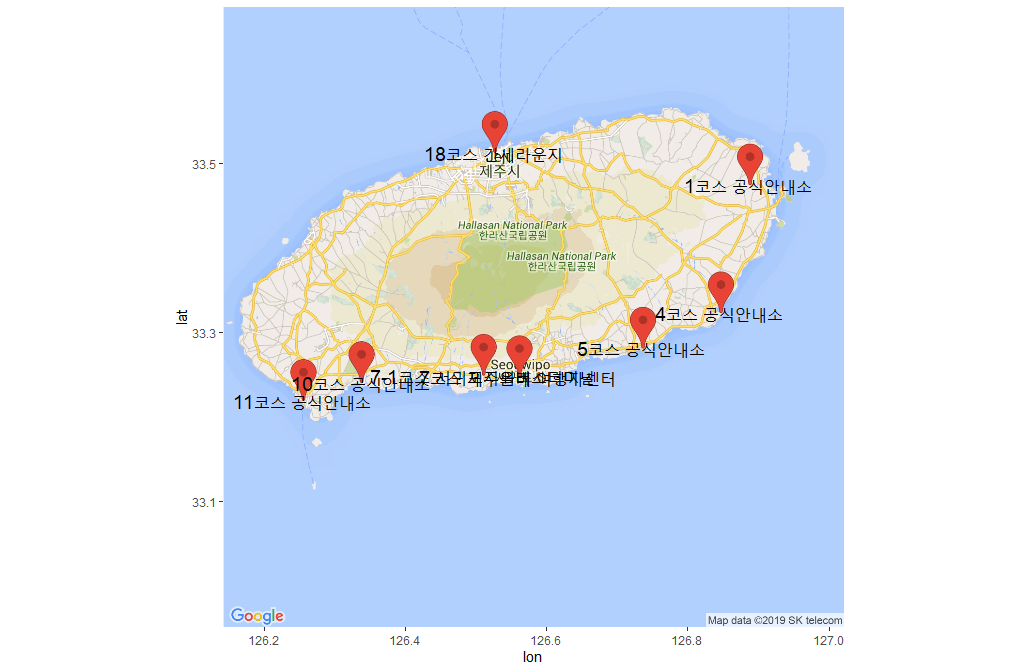

Generate this figure with R:
library(ggplot2)
library(ggmap)
register_google(key = 'AIzaSyBdvaqxtk8AUDQE8fSZly76zSmzu6vYEP4')

name<-c("1코스 공식안내소","4코스 공식안내소","5코스 공식안내소","7코스 제주올레 여행자센터","7-1코스 서귀포시외버스터미널","10코스 공식안내소","11코스 공식안내소","18코스 간세라운지")
address<-c("서귀포시 성산읍 시흥리 2665-1","서귀포시 표선면 표선리 40","서귀포시 남원읍 남태해안로 140","서귀포시 중정로 22","서귀포시 일주동로 9217","서귀포시 안덕면 화순리 813-6","서귀포시 대정읍 하모리 2150","제주시 관덕로8길 7-9")

cs1<-geocode(enc2utf8(address))
cs1

df<-data.frame(name=name, lon=cs1$lon,
               lat=cs1$lat)
df

cen<-c(mean(df$lon),mean(df$lat)) #중심점 경도와 위도의 평균
map<-get_googlemap(center=cen,
                   maptype = "roadmap",
                   zoom=10,
                   size = c(640,640),
                   marker=cs1)
ggmap(map)

gmap<-ggmap(map)
gmap+
    geom_text(data=df,            #데이터 셋
              aes(x=lon,y=lat),   #텍스트 위치 (경도, 위도값)
              size=3,             #텍스트 크기
              label=df$name) 
